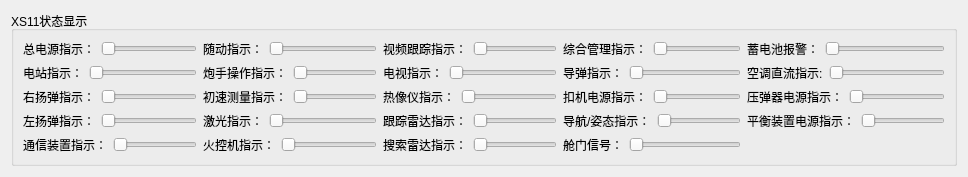
           <widget class="QWidget" name="page_6">
            <layout class="QGridLayout" name="gridLayout_19">
             <item row="0" column="0">
              <widget class="QGroupBox" name="groupBox_7">
               <property name="title">
                <string>XS11状态显示</string>
               </property>
               <layout class="QGridLayout" name="gridLayout_18">
                <item row="0" column="0">
                 <layout class="QHBoxLayout" name="horizontalLayout_22">
                  <item>
                   <widget class="QLabel" name="label_4">
                    <property name="text">
                     <string>总电源指示：</string>
                    </property>
                   </widget>
                  </item>
                  <item>
                   <widget class="QSlider" name="horizontalSlider_19">
                    <property name="orientation">
                     <enum>Qt::Horizontal</enum>
                    </property>
                   </widget>
                  </item>
                 </layout>
                </item>
                <item row="0" column="1">
                 <layout class="QHBoxLayout" name="horizontalLayout_28">
                  <item>
                   <widget class="QLabel" name="label_85">
                    <property name="text">
                     <string>随动指示：</string>
                    </property>
                   </widget>
                  </item>
                  <item>
                   <widget class="QSlider" name="horizontalSlider_25">
                    <property name="orientation">
                     <enum>Qt::Horizontal</enum>
                    </property>
                   </widget>
                  </item>
                 </layout>
                </item>
                <item row="0" column="2">
                 <layout class="QHBoxLayout" name="horizontalLayout_33">
                  <item>
                   <widget class="QLabel" name="label_90">
                    <property name="text">
                     <string>视频跟踪指示：</string>
                    </property>
                   </widget>
                  </item>
                  <item>
                   <widget class="QSlider" name="horizontalSlider_30">
                    <property name="orientation">
                     <enum>Qt::Horizontal</enum>
                    </property>
                   </widget>
                  </item>
                 </layout>
                </item>
                <item row="0" column="3">
                 <layout class="QHBoxLayout" name="horizontalLayout_50">
                  <item>
                   <widget class="QLabel" name="label_117">
                    <property name="text">
                     <string>综合管理指示：</string>
                    </property>
                   </widget>
                  </item>
                  <item>
                   <widget class="QSlider" name="horizontalSlider_47">
                    <property name="orientation">
                     <enum>Qt::Horizontal</enum>
                    </property>
                   </widget>
                  </item>
                 </layout>
                </item>
                <item row="0" column="4">
                 <layout class="QHBoxLayout" name="horizontalLayout_55">
                  <item>
                   <widget class="QLabel" name="label_122">
                    <property name="text">
                     <string>蓄电池报警：</string>
                    </property>
                   </widget>
                  </item>
                  <item>
                   <widget class="QSlider" name="horizontalSlider_52">
                    <property name="orientation">
                     <enum>Qt::Horizontal</enum>
                    </property>
                   </widget>
                  </item>
                 </layout>
                </item>
                <item row="1" column="0">
                 <layout class="QHBoxLayout" name="horizontalLayout_23">
                  <item>
                   <widget class="QLabel" name="label_7">
                    <property name="text">
                     <string>电站指示：</string>
                    </property>
                   </widget>
                  </item>
                  <item>
                   <widget class="QSlider" name="horizontalSlider_20">
                    <property name="orientation">
                     <enum>Qt::Horizontal</enum>
                    </property>
                   </widget>
                  </item>
                 </layout>
                </item>
                <item row="1" column="1">
                 <layout class="QHBoxLayout" name="horizontalLayout_29">
                  <item>
                   <widget class="QLabel" name="label_86">
                    <property name="text">
                     <string>炮手操作指示：</string>
                    </property>
                   </widget>
                  </item>
                  <item>
                   <widget class="QSlider" name="horizontalSlider_26">
                    <property name="orientation">
                     <enum>Qt::Horizontal</enum>
                    </property>
                   </widget>
                  </item>
                 </layout>
                </item>
                <item row="1" column="2">
                 <layout class="QHBoxLayout" name="horizontalLayout_34">
                  <item>
                   <widget class="QLabel" name="label_91">
                    <property name="text">
                     <string>电视指示：</string>
                    </property>
                   </widget>
                  </item>
                  <item>
                   <widget class="QSlider" name="horizontalSlider_31">
                    <property name="orientation">
                     <enum>Qt::Horizontal</enum>
                    </property>
                   </widget>
                  </item>
                 </layout>
                </item>
                <item row="1" column="3">
                 <layout class="QHBoxLayout" name="horizontalLayout_51">
                  <item>
                   <widget class="QLabel" name="label_118">
                    <property name="text">
                     <string>导弹指示：</string>
                    </property>
                   </widget>
                  </item>
                  <item>
                   <widget class="QSlider" name="horizontalSlider_48">
                    <property name="orientation">
                     <enum>Qt::Horizontal</enum>
                    </property>
                   </widget>
                  </item>
                 </layout>
                </item>
                <item row="1" column="4">
                 <layout class="QHBoxLayout" name="horizontalLayout_56">
                  <item>
                   <widget class="QLabel" name="label_123">
                    <property name="text">
                     <string>空调直流指示:</string>
                    </property>
                   </widget>
                  </item>
                  <item>
                   <widget class="QSlider" name="horizontalSlider_53">
                    <property name="orientation">
                     <enum>Qt::Horizontal</enum>
                    </property>
                   </widget>
                  </item>
                 </layout>
                </item>
                <item row="2" column="0">
                 <layout class="QHBoxLayout" name="horizontalLayout_25">
                  <item>
                   <widget class="QLabel" name="label_61">
                    <property name="text">
                     <string>右扬弹指示：</string>
                    </property>
                   </widget>
                  </item>
                  <item>
                   <widget class="QSlider" name="horizontalSlider_22">
                    <property name="orientation">
                     <enum>Qt::Horizontal</enum>
                    </property>
                   </widget>
                  </item>
                 </layout>
                </item>
                <item row="2" column="1">
                 <layout class="QHBoxLayout" name="horizontalLayout_30">
                  <item>
                   <widget class="QLabel" name="label_87">
                    <property name="text">
                     <string>初速测量指示：</string>
                    </property>
                   </widget>
                  </item>
                  <item>
                   <widget class="QSlider" name="horizontalSlider_27">
                    <property name="orientation">
                     <enum>Qt::Horizontal</enum>
                    </property>
                   </widget>
                  </item>
                 </layout>
                </item>
                <item row="2" column="2">
                 <layout class="QHBoxLayout" name="horizontalLayout_47">
                  <item>
                   <widget class="QLabel" name="label_114">
                    <property name="text">
                     <string>热像仪指示：</string>
                    </property>
                   </widget>
                  </item>
                  <item>
                   <widget class="QSlider" name="horizontalSlider_44">
                    <property name="orientation">
                     <enum>Qt::Horizontal</enum>
                    </property>
                   </widget>
                  </item>
                 </layout>
                </item>
                <item row="2" column="3">
                 <layout class="QHBoxLayout" name="horizontalLayout_52">
                  <item>
                   <widget class="QLabel" name="label_119">
                    <property name="text">
                     <string>扣机电源指示：</string>
                    </property>
                   </widget>
                  </item>
                  <item>
                   <widget class="QSlider" name="horizontalSlider_49">
                    <property name="orientation">
                     <enum>Qt::Horizontal</enum>
                    </property>
                   </widget>
                  </item>
                 </layout>
                </item>
                <item row="2" column="4">
                 <layout class="QHBoxLayout" name="horizontalLayout_57">
                  <item>
                   <widget class="QLabel" name="label_124">
                    <property name="text">
                     <string>压弹器电源指示：</string>
                    </property>
                   </widget>
                  </item>
                  <item>
                   <widget class="QSlider" name="horizontalSlider_54">
                    <property name="orientation">
                     <enum>Qt::Horizontal</enum>
                    </property>
                   </widget>
                  </item>
                 </layout>
                </item>
                <item row="3" column="0">
                 <layout class="QHBoxLayout" name="horizontalLayout_26">
                  <item>
                   <widget class="QLabel" name="label_82">
                    <property name="text">
                     <string>左扬弹指示：</string>
                    </property>
                   </widget>
                  </item>
                  <item>
                   <widget class="QSlider" name="horizontalSlider_23">
                    <property name="orientation">
                     <enum>Qt::Horizontal</enum>
                    </property>
                   </widget>
                  </item>
                 </layout>
                </item>
                <item row="3" column="1">
                 <layout class="QHBoxLayout" name="horizontalLayout_31">
                  <item>
                   <widget class="QLabel" name="label_88">
                    <property name="text">
                     <string>激光指示：</string>
                    </property>
                   </widget>
                  </item>
                  <item>
                   <widget class="QSlider" name="horizontalSlider_28">
                    <property name="orientation">
                     <enum>Qt::Horizontal</enum>
                    </property>
                   </widget>
                  </item>
                 </layout>
                </item>
                <item row="3" column="2">
                 <layout class="QHBoxLayout" name="horizontalLayout_48">
                  <item>
                   <widget class="QLabel" name="label_115">
                    <property name="text">
                     <string>跟踪雷达指示：</string>
                    </property>
                   </widget>
                  </item>
                  <item>
                   <widget class="QSlider" name="horizontalSlider_45">
                    <property name="orientation">
                     <enum>Qt::Horizontal</enum>
                    </property>
                   </widget>
                  </item>
                 </layout>
                </item>
                <item row="3" column="3">
                 <layout class="QHBoxLayout" name="horizontalLayout_53">
                  <item>
                   <widget class="QLabel" name="label_120">
                    <property name="text">
                     <string>导航/姿态指示：</string>
                    </property>
                   </widget>
                  </item>
                  <item>
                   <widget class="QSlider" name="horizontalSlider_50">
                    <property name="orientation">
                     <enum>Qt::Horizontal</enum>
                    </property>
                   </widget>
                  </item>
                 </layout>
                </item>
                <item row="5" column="0">
                 <layout class="QHBoxLayout" name="horizontalLayout_27">
                  <item>
                   <widget class="QLabel" name="label_84">
                    <property name="text">
                     <string>通信装置指示：</string>
                    </property>
                   </widget>
                  </item>
                  <item>
                   <widget class="QSlider" name="horizontalSlider_24">
                    <property name="orientation">
                     <enum>Qt::Horizontal</enum>
                    </property>
                   </widget>
                  </item>
                 </layout>
                </item>
                <item row="5" column="1">
                 <layout class="QHBoxLayout" name="horizontalLayout_32">
                  <item>
                   <widget class="QLabel" name="label_89">
                    <property name="text">
                     <string>火控机指示：</string>
                    </property>
                   </widget>
                  </item>
                  <item>
                   <widget class="QSlider" name="horizontalSlider_29">
                    <property name="orientation">
                     <enum>Qt::Horizontal</enum>
                    </property>
                   </widget>
                  </item>
                 </layout>
                </item>
                <item row="5" column="2">
                 <layout class="QHBoxLayout" name="horizontalLayout_49">
                  <item>
                   <widget class="QLabel" name="label_116">
                    <property name="text">
                     <string>搜索雷达指示：</string>
                    </property>
                   </widget>
                  </item>
                  <item>
                   <widget class="QSlider" name="horizontalSlider_46">
                    <property name="orientation">
                     <enum>Qt::Horizontal</enum>
                    </property>
                   </widget>
                  </item>
                 </layout>
                </item>
                <item row="5" column="3">
                 <layout class="QHBoxLayout" name="horizontalLayout_54">
                  <item>
                   <widget class="QLabel" name="label_121">
                    <property name="text">
                     <string>舱门信号：</string>
                    </property>
                   </widget>
                  </item>
                  <item>
                   <widget class="QSlider" name="horizontalSlider_51">
                    <property name="orientation">
                     <enum>Qt::Horizontal</enum>
                    </property>
                   </widget>
                  </item>
                 </layout>
                </item>
                <item row="3" column="4">
                 <layout class="QHBoxLayout" name="horizontalLayout_58">
                  <item>
                   <widget class="QLabel" name="label_125">
                    <property name="text">
                     <string>平衡装置电源指示：</string>
                    </property>
                   </widget>
                  </item>
                  <item>
                   <widget class="QSlider" name="horizontalSlider_55">
                    <property name="orientation">
                     <enum>Qt::Horizontal</enum>
                    </property>
                   </widget>
                  </item>
                 </layout>
                </item>
               </layout>
               <zorder></zorder>
              </widget>
             </item>
            </layout>
           </widget>
